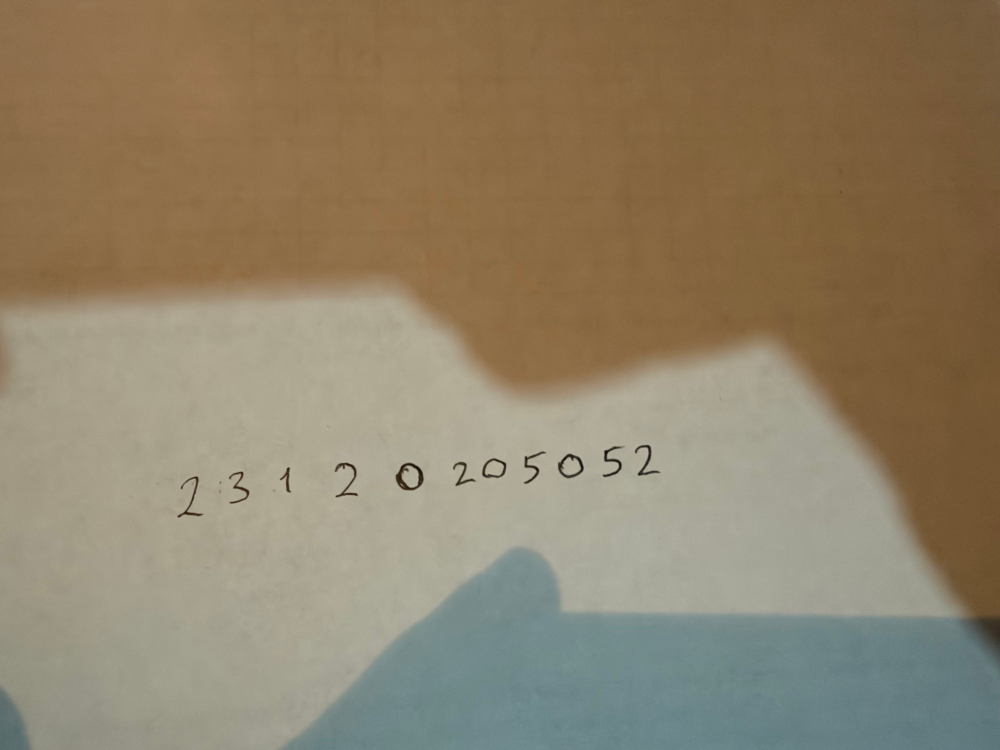
#> input picture el_yazisi/ham/ogrenci_no.jpg, 2000 x 1500 px (shown at 1/2 size)
$ python preprocess.py
#> lines starting #> are read from the running program, lines starting #| are printed output that depends on the picture; after the words box and inside, x2 and y2 are one past the last pixel; in counts of white or black regions, pixels touching at a corner belong together
import argparse
import os

import cv2
import matplotlib
matplotlib.use("Agg")
import matplotlib.pyplot as plt
import numpy as np


def ink_map(gray):
    k = cv2.getStructuringElement(cv2.MORPH_ELLIPSE, (41, 41))
    bg = cv2.morphologyEx(gray, cv2.MORPH_CLOSE, k)
    bg = cv2.GaussianBlur(bg, (0, 0), 5)
    return cv2.subtract(bg, gray)


def find_digits(ink, min_thresh=25):
    t, _ = cv2.threshold(ink, 0, 255, cv2.THRESH_BINARY + cv2.THRESH_OTSU)
    mask = (ink > max(t, min_thresh)).astype(np.uint8)
    n, _, stats, _ = cv2.connectedComponentsWithStats(mask, connectivity=8)
    boxes = [tuple(stats[i][:4]) for i in range(1, n) if stats[i][4] > 30]
    if not boxes:
        return mask, []
    heights = np.array([b[3] for b in boxes])
    boxes = [b for b in boxes if b[3] > 0.4 * np.median(heights)]
    boxes.sort(key=lambda b: b[0])

    merged = []
    for b in boxes:
        if merged:
            x, y, w, h = merged[-1]
            overlap = min(x + w, b[0] + b[2]) - max(x, b[0])
            if overlap > 0.5 * min(w, b[2]):
                nx, ny = min(x, b[0]), min(y, b[1])
                merged[-1] = (nx, ny, max(x + w, b[0] + b[2]) - nx, max(y + h, b[1] + b[3]) - ny)
                continue
        merged.append(b)
    return mask, merged


def to_mnist(ink, mask, box, pad=4):
    x, y, w, h = box
    y0, x0 = max(0, y - pad), max(0, x - pad)
    crop = ink[y0:y + h + pad, x0:x + w + pad].astype(np.float32)
    crop *= cv2.dilate(mask[y0:y + h + pad, x0:x + w + pad], np.ones((3, 3), np.uint8))
    crop = np.clip(crop / np.percentile(crop[crop > 0], 95), 0, 1)

    side = max(h, w)
    k = max(1, round(side / 28))
    crop = cv2.dilate(crop, cv2.getStructuringElement(cv2.MORPH_ELLIPSE, (k, k)))

    ys, xs = np.nonzero(crop > 0.05)
    crop = crop[ys.min():ys.max() + 1, xs.min():xs.max() + 1]
    ch, cw = crop.shape
    s = 20.0 / max(ch, cw)
    nh, nw = max(1, round(ch * s)), max(1, round(cw * s))
    small = cv2.resize(crop, (nw, nh), interpolation=cv2.INTER_AREA)

    canvas = np.zeros((28, 28), np.float32)
    top, left = (28 - nh) // 2, (28 - nw) // 2
    canvas[top:top + nh, left:left + nw] = small

    m = cv2.moments(canvas)
    cx, cy = m["m10"] / m["m00"], m["m01"] / m["m00"]
    M = np.float32([[1, 0, 14 - cx], [0, 1, 14 - cy]])
    canvas = cv2.warpAffine(canvas, M, (28, 28))
    return np.clip(canvas / canvas.max(), 0, 1)


def main():
    ap = argparse.ArgumentParser()
    ap.add_argument("image", nargs="?", default="el_yazisi/ham/ogrenci_no.jpg")
    ap.add_argument("--out", default="el_yazisi/islenmis")
    args = ap.parse_args()

    img = cv2.imread(args.image)
#> img is the input picture: shape (1500, 2000, 3); mean B, G, R 104.6, 129.5, 143.3
    gray = cv2.cvtColor(img, cv2.COLOR_BGR2GRAY)
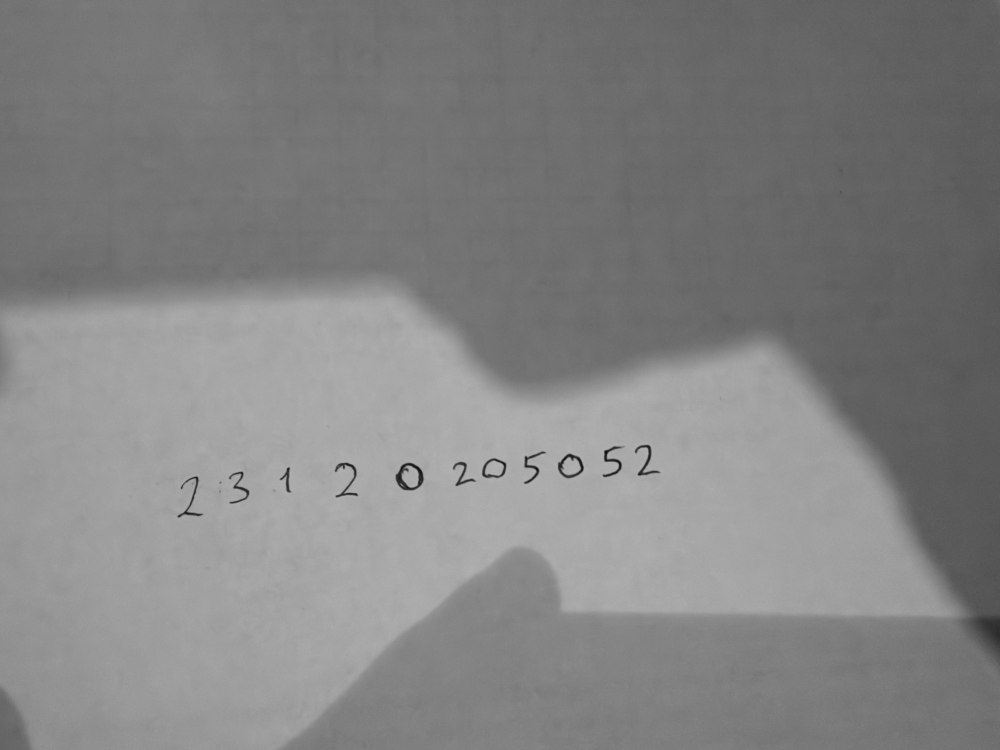
#> gray: shape (1500, 2000) (shown at 1/2 size); min 8, max 182, mean 130.7
    ink = ink_map(gray)
#> in ink_map, `return cv2.subtract(bg, gray)`:
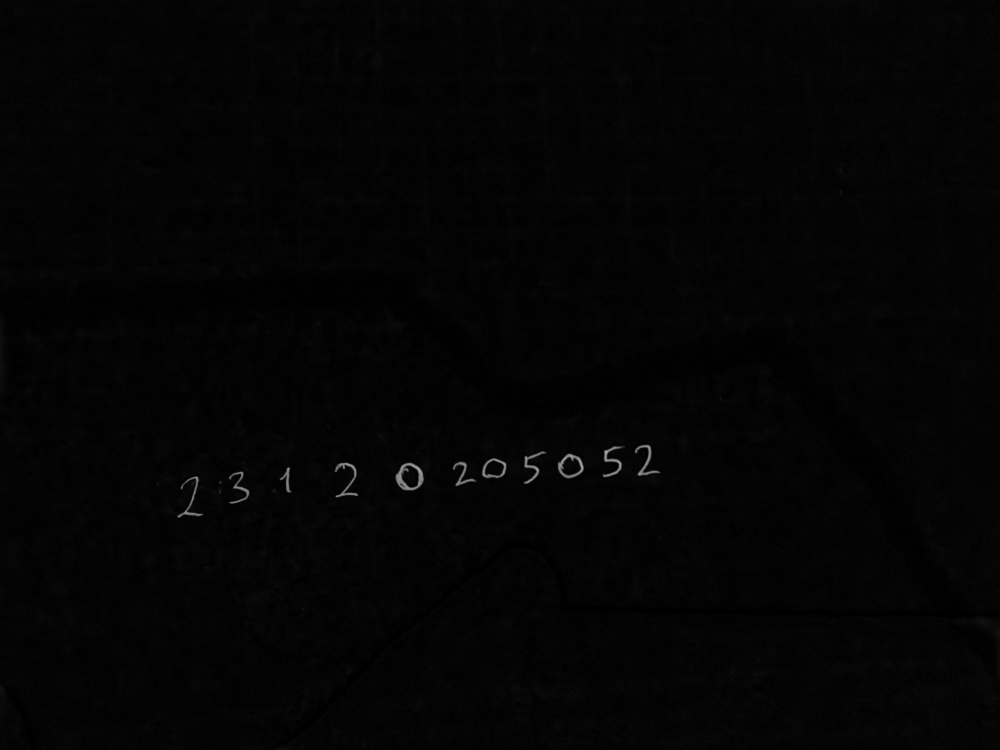
#> returned value: shape (1500, 2000) (shown at 1/2 size); min 0, max 169, mean 3.8
    mask, boxes = find_digits(ink)
#> in find_digits, `t, _ = cv2.threshold(ink, 0, 255, cv2.THRESH_BINARY + cv2.THRESH_OTSU)`: t = 57
#> in find_digits, `mask = (ink > max(t, min_thresh)).astype(np.uint8)`:
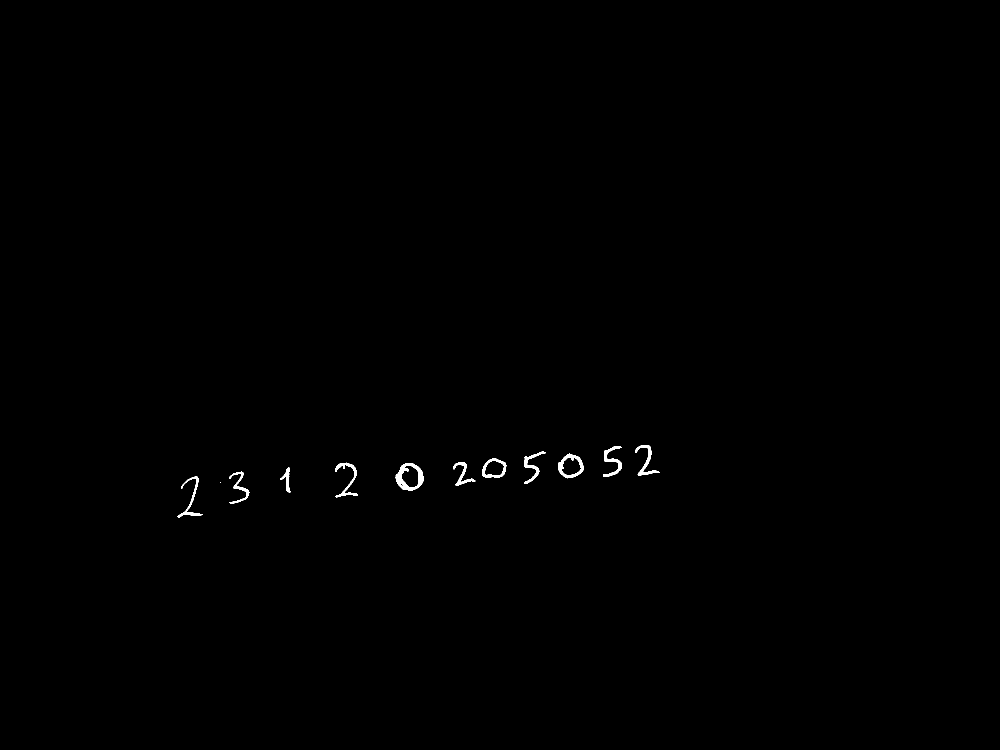
#> mask: shape (1500, 2000) (shown at 1/2 size); values 0 (black) and 1 (white), 0.26% white; 12 white regions (1 under 20 px), largest, box (x1, y1, x2, y2) and area: (791, 926, 847, 981) 1271, (1116, 907, 1168, 957) 876, (670, 925, 716, 995) 733
#> in find_digits, `n, _, stats, _ = cv2.connectedComponentsWithStats(mask, connectivity=8)`: n = 13; stats = 13 rows, first 6: [0, 0, 2000, 1500, 2992294], [1270, 890, 50, 61, 701], [1206, 893, 38, 61, 704], [1048, 903, 44, 65, 643], [1116, 907, 52, 50, 876], [964, 917, 49, 39, 646]
#> in find_digits, `boxes = [tuple(stats[i][:4]) for i in range(1, n) if stats[i][4] > 30]`: boxes = [(1270, 890, 50, 61), (1206, 893, 38, 61), (1048, 903, 44, 65), (1116, 907, 52, 50), (964, 917, 49, 39), (670, 925, 46, 70), (906, 924, 45, 48), (791, 926, 56, 55), (560, 935, 22, 50), (458, 943, 41, 64), (355, 953, 51, 82)]
#> in find_digits, `heights = np.array([b[3] for b in boxes])`: heights = [61, 61, 65, 50, 39, 70, 48, 55, 50, 64, 82]
#> the loop in find_digits, `for b in boxes:` made 11 passes
#> (b, x, y, w, h, overlap) on passes 2 to 11: ((458, 943, 41, 64), 355, 953, 51, 82, -52), ((560, 935, 22, 50), 458, 943, 41, 64, -61), ((670, 925, 46, 70), 560, 935, 22, 50, -88), ((791, 926, 56, 55), 670, 925, 46, 70, -75), ((906, 924, 45, 48), 791, 926, 56, 55, -59), ((964, 917, 49, 39), 906, 924, 45, 48, -13), ((1048, 903, 44, 65), 964, 917, 49, 39, -35), ((1116, 907, 52, 50), 1048, 903, 44, 65, -24), ((1206, 893, 38, 61), 1116, 907, 52, 50, -38), ((1270, 890, 50, 61), 1206, 893, 38, 61, -26)
#> after the loop in find_digits, `for b in boxes:`: merged = [(355, 953, 51, 82), (458, 943, 41, 64), (560, 935, 22, 50), (670, 925, 46, 70), (791, 926, 56, 55), (906, 924, 45, 48), (964, 917, 49, 39), (1048, 903, 44, 65), (1116, 907, 52, 50), (1206, 893, 38, 61), (1270, 890, 50, 61)]
#> boxes has the same summary as merged in find_digits
    print(f"{len(boxes)} rakam bulundu")
#| 11 rakam bulundu

    os.makedirs(args.out, exist_ok=True)
    for f in os.listdir(args.out):
        if f.endswith(".png"):
            os.remove(os.path.join(args.out, f))

    digits = []
    for i, box in enumerate(boxes):
        d = to_mnist(ink, mask, box)
        digits.append(d)
        cv2.imwrite(os.path.join(args.out, f"rakam_{i + 1:02d}.png"), (d * 255).astype(np.uint8))
#> this loop made 11 passes
#> (x in to_mnist, y in to_mnist, w in to_mnist, h in to_mnist, y0 in to_mnist, x0 in to_mnist, side in to_mnist, k in to_mnist) on passes 1 to 11: (355, 953, 51, 82, 949, 351, 82, 3), (458, 943, 41, 64, 939, 454, 64, 2), (560, 935, 22, 50, 931, 556, 50, 2), (670, 925, 46, 70, 921, 666, 70, 2), (791, 926, 56, 55, 922, 787, 56, 2), (906, 924, 45, 48, 920, 902, 48, 2), (964, 917, 49, 39, 913, 960, 49, 2), (1048, 903, 44, 65, 899, 1044, 65, 2), (1116, 907, 52, 50, 903, 1112, 52, 2), (1206, 893, 38, 61, 889, 1202, 61, 2), (1270, 890, 50, 61, 886, 1266, 61, 2)
#> pass 1, in to_mnist, `crop = np.clip(crop / np.percentile(crop[crop > 0], 95), 0, 1)`:
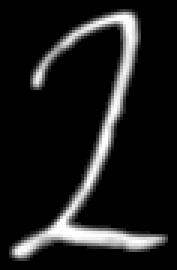
#> crop: shape (90, 59) float32 (shown 3 times larger); min 0, max 1, mean 0.114
#> pass 1, in to_mnist, `crop = cv2.dilate(crop, cv2.getStructuringElement(cv2.MORPH_ELLIPSE, (..`:
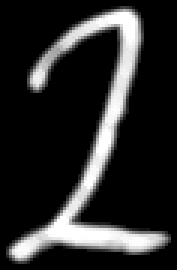
#> crop: shape (90, 59) float32 (shown 3 times larger); min 0, max 1, mean 0.168
#> after the loop, digits = 11 items
    np.save(os.path.join(args.out, "rakamlar.npy"), np.stack(digits))

    vis = img.copy()
    for i, (x, y, w, h) in enumerate(boxes):
        cv2.rectangle(vis, (x - 4, y - 4), (x + w + 4, y + h + 4), (0, 0, 255), 3)
        cv2.putText(vis, str(i + 1), (x, y - 12), cv2.FONT_HERSHEY_SIMPLEX, 1, (0, 0, 255), 2)
#> this loop made 11 passes
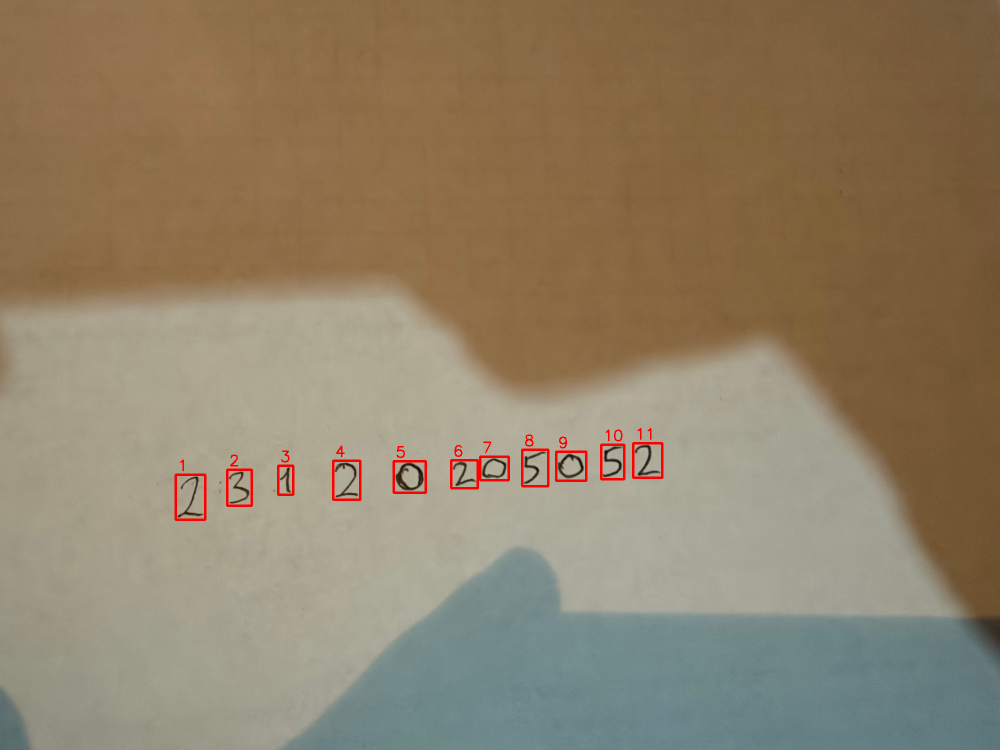
#> vis: shape (1500, 2000, 3) (shown at 1/2 size); 0.5% of pixels changed, all inside (x1, y1, x2, y2) = (349, 856, 1327, 1042)
    xs = [b[0] for b in boxes] + [b[0] + b[2] for b in boxes]
#> xs = [355, 458, 560, 670, 791, 906, 964, 1048, 1116, 1206, 1270, 406, 499, 582, 716, 847, 951, 1013, 1092, 1168, 1244, 1320]
    ys = [b[1] for b in boxes] + [b[1] + b[3] for b in boxes]
#> ys = [953, 943, 935, 925, 926, 924, 917, 903, 907, 893, 890, 1035, 1007, 985, 995, 981, 972, 956, 968, 957, 954, 951]
    m = 80
    roi = (slice(max(0, min(ys) - m), max(ys) + m), slice(max(0, min(xs) - m), max(xs) + m))

    fig = plt.figure(figsize=(14, 7))
    ax = fig.add_subplot(3, 1, 1)
    ax.imshow(cv2.cvtColor(vis[roi], cv2.COLOR_BGR2RGB))
    ax.set_title("1) orijinal fotograf + bulunan rakamlar")
    ax.axis("off")
    ax = fig.add_subplot(3, 1, 2)
    ax.imshow(ink[roi], cmap="gray")
    ax.set_title("2) gri ton, arka plan cikarilmis (siyah zemin / beyaz rakam)")
    ax.axis("off")
    n = len(digits)
#> n = 11
    for i, d in enumerate(digits):
        ax = fig.add_subplot(3, n, 2 * n + i + 1)
        ax.imshow(d, cmap="gray", vmin=0, vmax=1)
        ax.axis("off")
        if i == 0:
            ax.set_title("3) 28x28", fontsize=9, loc="left")
#> this loop made 11 passes
    fig.tight_layout()
    fig.savefig("el_yazisi/on_isleme.png", dpi=110)
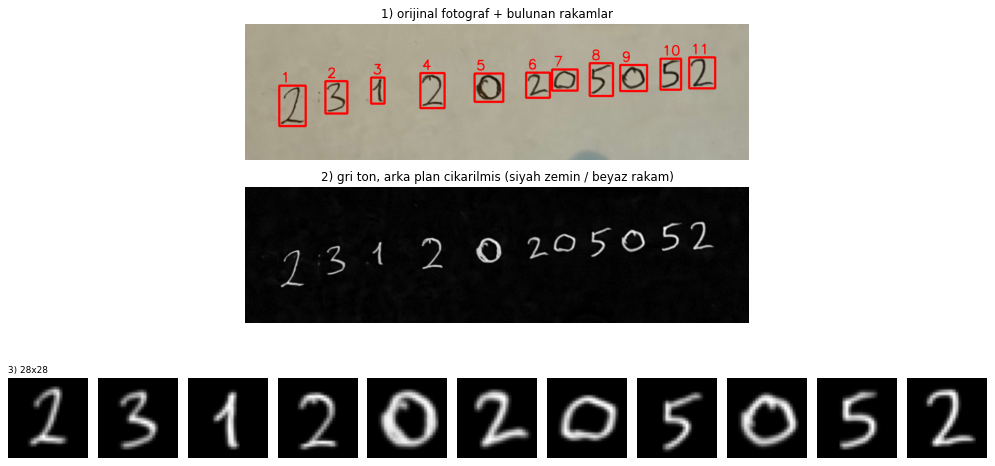
#> figure drawn by matplotlib, 13 panels
    print(f"kaydedildi: {args.out}/, el_yazisi/on_isleme.png")
#| kaydedildi: el_yazisi/islenmis/, el_yazisi/on_isleme.png


if __name__ == "__main__":
    main()
